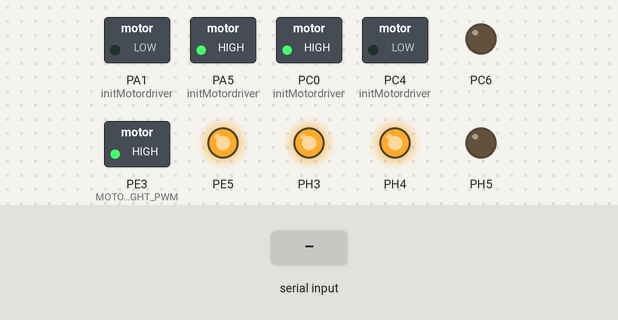
Bench run of a program on a simulated ATmega2560, built with avr-gcc and emulated at 16 MHz. On the bench: switched loads named in the program (green lamp = pin HIGH), output pins drawn as LEDs (lit = HIGH). The inputs (shaded band) are chosen by the test bench.

Above: at 1.2 s.
1.3 s: "90,45\n" received over Serial
At 1.43 s:
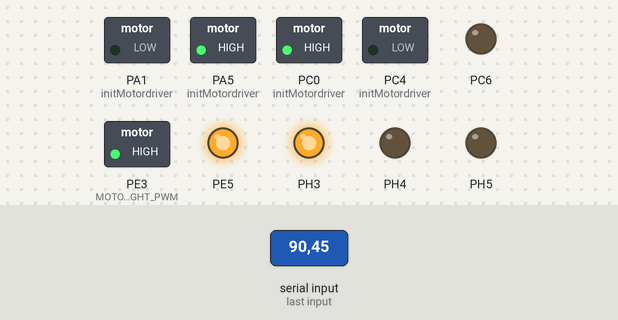
3.0 s: "30,150\n" received over Serial
At 3.9 s:
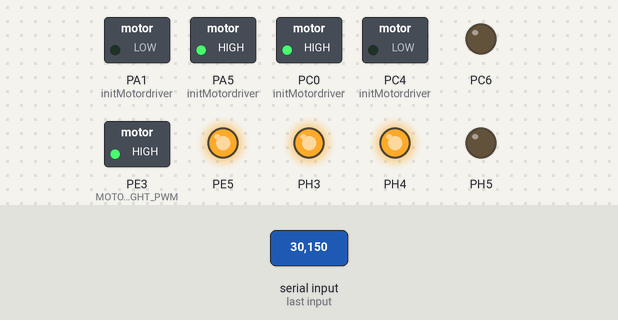
Timing chart, 0 to 6.0 s (numbered marks = the images above; inputs shaded):
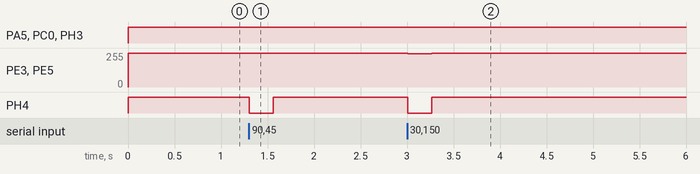

The program:

main.c
```c
/*
 * Bollerwagen.c
 *
 * Created: 29.03.2018 23:38:35
 * Author : Kenan
 */
#include "bollerwagen.h"
#include "emergencyStop.h"
#include "MotorPwm.h"
#include "lenkung.h"
#include <avr/io.h>
#include "uart.h"
#include <avr/interrupt.h>
#include "UartMessage.h"
#include "messageReader.h"
#include "timer.h"

#define BAUTRATE 9600
#include "Watchdog.h"
char message[20];

void setup(){
	startEmergencyStop();
	startTimer();
	uart_init(UART_BAUD_SELECT(BAUTRATE,F_CPU));
	initMotordriver(uartMessage);
	initPwmMotor();
	initLenkungPwm(uartMessage);
	watchdog_init();
}

int main(void)
{
	setup();
	//set interrupts
	sei();
	while (1)
	{
		watchdog_reset();
		uart_gets(message,20);
		parseMessage(message,0);
		changeSpeed();
		changeLenkung();
    }
}
```

MotorPwm.c
```c
/*
 * MotorPwm.c
 *
 * Created: 23.04.2018 08:09:42
 *  Author: Kenan Kajkus
 */
#include "MotorPwm.h"
#include "timer.h"

UartMessage * message;
//2000 represents 0% motorpower
uint16_t PWM_width_motor = 2000;
int motor_speed = 0;

void initMotordriver(UartMessage * uartMessage){
	message = uartMessage;
	DDRA |=  (1<<PINA5)|(1<<PINA1);// direction pins l/r set to output
	DDRC |= (1<<PINC0)|(1<<PINC4);// direction pins L/R set to output
	PORTA |= (1<<PINA5)|(1<<PINA1);
	PORTC |= (1<<PINC0)|(1<<PINC4);
	//_delay_ms(5000);
	PORTA &= ~(1<<PINA1);
	PORTC &= ~(1<<PINC4);
}

void initPwmMotor(){
	ICR3 = PWM_width_motor;
	OCR3A = PWM_width_motor;
	OCR3C = PWM_width_motor;
	TCCR3A|= (1<<COM3A1)|(1<<COM3C1)|(1<<WGM31);
	TCCR3B|= (1<<WGM33)|(1<<CS31)|(1<<WGM33);
	DDRE |= MOTOR_LEFT_PWM|MOTOR_RIGHT_PWM;
}

void changeSpeed(){
	static unsigned long lasttime = 0;
	static int lastSpeed = 0;
	if(lasttime + 50 > millis()){
		return ;
	}
	uint8_t brakeVal = getMagSensor(message);
	uint8_t stickVal = getJoystickY(message);
	int tempSpeed;

	if(stickVal > 128+10 && motor_speed < 255)
	{
		motor_speed = motor_speed + 5;
	}
	if (stickVal<=127-10 && motor_speed >= -255)
	{
		motor_speed = motor_speed - 5;
	}

	if(motor_speed < 0)
	{
		tempSpeed = -motor_speed;
		if (lastSpeed > 0)
		{
			setBackward();
		}
	}
	else
	{
		tempSpeed = motor_speed;
		if (lastSpeed <= 0)
		{
			setForward();
		}
	}

	uint8_t target_speed;
	if (brakeVal>=tempSpeed)
	{
		target_speed = 0;
	}
	else
	{
		target_speed = map(tempSpeed-brakeVal);
	}

	changeSpeedLeft(PWM_width_motor-target_speed);
	changeSpeedRight(PWM_width_motor-target_speed);

	lastSpeed = motor_speed;
	lasttime = millis();
}

void changeSpeedLeft(long percentLeft){
	OCR3A = percentLeft;
}

void changeSpeedRight(long percentRight){
	OCR3C = percentRight;
}

void setForward()
{
	PORTA |= (1<<PINA5)|(1<<PINA1);
	PORTC |= (1<<PINC0)|(1<<PINC4);
	_delay_ms(10);
	PORTA &= ~(1<<PINA1);
	PORTC &= ~(1<<PINC4);
}

void setBackward()
{
	PORTA |= (1<<PINA5)|(1<<PINA1);
	PORTC |= (1<<PINC0)|(1<<PINC4);
	_delay_ms(10);
	PORTA &= ~(1<<PINA5);
	PORTC &= ~(1<<PINC0);
}

long map(uint8_t x)
{
	long in_min = 0;
	long in_max = 255;
	long out_min = 0;
	long out_max = 2000;
	return (x - in_min) * (out_max - out_min) / (in_max - in_min) + out_min;
}
```

MotorPwm.h
```c
/*
 * MotorPwm.h
 *
 * Created: 23.04.2018 08:04:57
 *  Author: Kenan Kajkus
 */


#ifndef MotorPwm
#define MotorPwm

#include <avr/io.h>
#include <stdint.h>
#include <util/delay.h>
#include "pins.h"
#include "UartMessage.h"

void initMotordriver(UartMessage * uartMessage);
void initPwmMotor();
void changeSpeed();
void changeSpeedLeft(long a);
void changeSpeedRight(long b);
void setForward();
void setBackward();
long map(uint8_t x);

#endif /* MotorPWM_H */
```

UartMessage.c
```c
/*
 * UartMessage.c
 *
 * Created: 09.07.2020 15:44:26
 *  Author: Kenan Kajkus
 */

 #include "UartMessage.h"

 struct UartMessage
 {
	 uint8_t magnet;
	 uint8_t joystick_X;
	 uint8_t joystick_Y;
	 uint8_t buttons;
	 uint8_t newValue;
 };

 void setUartMessage(UartMessage * uartMessage, uint8_t magVal, uint8_t stickXVal, uint8_t stickYVal)
 {
	uartMessage->newValue = 1;
	uartMessage->magnet = magVal;
	uartMessage->joystick_X = stickXVal;
	uartMessage->joystick_Y = stickYVal;
 }

 uint8_t getJoystickX(UartMessage * uartMessage)
 {
	return uartMessage->joystick_X;
 }

 uint8_t getJoystickY(UartMessage * uartMessage)
 {
	 return uartMessage->joystick_Y;
 }


 uint8_t getMagSensor(UartMessage * uartMessage)
 {
	return uartMessage->magnet;
 }

 uint8_t buttonState(UartMessage * uartMessage, uint8_t button)
 {
	 return uartMessage->buttons & button;
 }

 void setButtonState(UartMessage * uartMessage, uint8_t button)
 {
	uartMessage->buttons |= button;
 }

 void clearButtonState(UartMessage * uartMessage, uint8_t button)
 {
	uartMessage->buttons &= ~button;
 }
```

UartMessage.h
```c
/*
 * UartMessage.h
 *
 * Created: 09.07.2020 15:07:14
 *  Author: Kenan Kajkus
 */


#ifndef UARTMESSAGE_H_
#define UARTMESSAGE_H_

#include <stdint-gcc.h>

#define TRIGGER_BUTTON 0x01
#define JOYSTICK_BUTTON 0x02
#define A_BUTTON 0x04
#define B_BUTTON 0x08
#define BOOL5 0x10
#define BOOL6 0x20
#define BOOL7 0x40
#define BOOL8 0x80

struct UartMessage;

typedef struct UartMessage UartMessage;

UartMessage InitMessage();

uint8_t buttonState(UartMessage * uartMessage, uint8_t button);

void setUartMessage(UartMessage * uartMessage, uint8_t magVal, uint8_t stickXVal, uint8_t stickYVal);

uint8_t getJoystickX(UartMessage * uartMessage);

uint8_t getJoystickY(UartMessage * uartMessage);

uint8_t getMagSensor(UartMessage * UartMessage);

void setButtonState(UartMessage * uartMessage, uint8_t button);

void clearButtonState(UartMessage * uartMessage, uint8_t button);
#endif /* UARTMESSAGE_H_ */
```

Watchdog.c
```c
/*
 * Watchdog.c
 *
 * Created: 30.04.2018 19:46:30
 *  Author: Kenan
 */


#include "Watchdog.h"
//Time to watch

#define WDTO_NS WDTO_250MS


void watchdog_init(){
	watchdog_reset();
	//disables global interrupts
	cli();
	_WD_CONTROL_REG = (1 << _WD_CHANGE_BIT) | (1 << WDE);
	_WD_CONTROL_REG = (1<<WDIE) | (WDTO_NS & 0x07) | ((WDTO_NS & 0x08) << 2);
	//enables global interrupts again
	sei();
	//reseting watchdog timer for the first time after initializing
	watchdog_reset();
}
```

Watchdog.h
```c
/*
 * Watchdog.h
 *
 * Created: 30.04.2018 19:46:51
 *  Author: Kenan
 */


#ifndef WATCHDOG_H_
#define WATCHDOG_H_
#include "bollerwagen.h"
#include <avr/wdt.h>

// Initialize watchdog with a x second interrupt time
void watchdog_init();

// Reset watchdog. at least every x seconds after the
// first watchdog_init or AVR will go into emergency procedures.
inline void watchdog_reset() { wdt_reset(); }


#endif /* WATCHDOG_H_ */
```

bollerwagen.h
```c
#ifndef BOLLERWAGEN
#define BOLLERWAGEN

#include <avr/io.h>
#include <avr/interrupt.h>

#include <util/delay.h>
#include "pins.h"
#endif
```

emergencyStop.c
```c
/*
 * emergencyStop.c
 *
 * Created: 16.07.2020 12:07:08
 *  Author: Kenan Kajkus
 */

#include <avr/interrupt.h>
#include "emergencyStop.h"

void startEmergencyStop()
{
	// TIMER 1 for interrupt frequency 2 Hz:
	cli(); // stop interrupts
	TCCR1A = 0; // set entire TCCR1A register to 0
	TCCR1B = 0; // same for TCCR1B
	TCNT1  = 0; // initialize counter value to 0
	// set compare match register for 2 Hz increments
	OCR1A = 31249; // = 16000000 / (256 * 2) - 1 (must be <65536)
	// turn on CTC mode
	TCCR1B |= (1 << WGM12);
	// Set CS12, CS11 and CS10 bits for 256 prescaler
	TCCR1B |= (1 << CS12) | (0 << CS11) | (0 << CS10);
	// enable timer compare interrupt
	TIMSK1 |= (1 << OCIE1A);
	sei(); // allow interrupts

	//Testpin
	DDRC |= (1<<PINC6);
}

ISR(TIMER1_COMPA_vect)
{
	/* Interrupt action every 2Hz*/
	/*Toggles pin for testing*/
	PORTC ^= (1<<PINC6);

	/* for later use
	if(!(PINL & (1<<PL0))&&((PINL & (1<<PL2)))){
		return;
		}else{
		cli();
		wdt_enable (WDTO_15MS);
		while (1);
	}*/
}
```

emergencyStop.h
```c
/*
 * emergencyStop.h
 *
 * Created: 16.07.2020 12:07:31
 *  Author: kajku001
 */


#ifndef EMERGENCYSTOP_H_
#define EMERGENCYSTOP_H_

void startEmergencyStop();


#endif /* EMERGENCYSTOP_H_ */
```

lenkung.c
```c
/*
 * lenkung.c
 *
 * Created: 10.05.2018 19:09:40
 *  Author: Kenan Kajkus
 */
#include "lenkung.h"
#include "UartMessage.h"
uint16_t PWM_width_lenkung = 2000;

UartMessage * m_message;

void initLenkungPwm(UartMessage * message)
{
	m_message = message;
	ICR4 = PWM_width_lenkung;
	OCR4A = 2000;
	OCR4B = 2000;
	TCCR4A = (1<<COM4A1)|(1<<COM4B1)|(1<<WGM41);
	TCCR4B = (1<<WGM43)|(1<<CS41)|(1<<WGM43);
	DDRH = (1<<PH3)|(1<<PH4)|(1<<PH5);
}
 int speedo = 1500;
 int speedofast = 2000;
 int idleOffset = 10;
 int wohin = 1;

//0..63 left fast
//64..127 left
//128..191 right
//192..255 right fast
void changeLenkung(){
	uint8_t stickPosition = getJoystickX(m_message);

	if( stickPosition <= 127 - idleOffset){
		if (stickPosition <= 63 - idleOffset/2)
		{
			OCR4A = speedofast;
			OCR4B = 0;
		}else
		{
			OCR4A = speedo;
			OCR4B = 0;
		}
		return;
	}

	if ( stickPosition > 127 + idleOffset)
	{
		if (stickPosition > 191 + idleOffset/2)
		{
			OCR4A = 0;
			OCR4B = speedofast;
		}else
		{
			OCR4A = 0;
			OCR4B = speedo;
		}
		return;
	}

	//default should be no steering
	OCR4A = 0;
	OCR4B = 0;
}
```

lenkung.h
```c
/*
 * lenkung.h
 *
 * Created: 10.05.2018 19:09:53
 *  Author: Kenan
 */


#ifndef LENKUNG_H_
#define LENKUNG_H_

#include <avr/io.h>
#include <stdint.h>
#include <util/delay.h>
#include "pins.h"
#include "UartMessage.h"

void initLenkungPwm(UartMessage * message);
void changeLenkung();

extern int wohin;


#endif /* LENKUNG_H_ */
```

messageReader.c
```c
/*
 * messageParser.c
 *
 * Created: 10.07.2020 09:07:33
 *  Author: Kenan Kajkus
 */
 #include <stdio.h>
 #include "messageReader.h"

 int newMessage;

 void parseMessage(char * rawData, int rawDataLength)
 {
	uint8_t magVal, stickXVal, stickYVal;
	if (sscanf(rawData,"M%hhu\tX%hhu\tY%hhu", &magVal, &stickXVal, &stickYVal) == 3)
	{
		setUartMessage(uartMessage, magVal, stickXVal, stickYVal);
		newMessage = 1;
	}
 }

 void setMessageValues(UartMessage * message)
 {

 }

 int unreadUartMessage()
 {
	return newMessage;
 }
```

messageReader.h
```c
/*
 * messageParser.h
 *
 * Created: 10.07.2020 09:08:04
 *  Author: Kenan Kajkus
 */


#ifndef MESSAGEPARSER_H_
#define MESSAGEPARSER_H_

#include "UartMessage.h"

UartMessage * uartMessage;

void parseMessage(char * rawData, int rawDataLength);
void setMessageValues(UartMessage * message);
int unreadUartMessage();
UartMessage * getUartMessage();
#endif /* MESSAGEPARSER_H_ */
```

timer.c
```c
/*
 * timer.c
 *
 * Created: 16.07.2020 11:54:14
 *  Author: Kenan Kajkus
 */
 #include <avr/interrupt.h>
 #include <util/atomic.h>

 volatile unsigned long timer1_millis;

 void startTimer()
 {
	cli(); // stop interrupts
	TCCR0A = 0; // set entire TCCR0A register to 0
	TCCR0B = 0; // same for TCCR0B
	TCNT0  = 0; // initialize counter value to 0
	// set compare match register for 1000 Hz increments
	OCR0A = 249; // = 16000000 / (64 * 1000) - 1 (must be <256)
	// turn on CTC mode
	TCCR0B |= (1 << WGM01);
	// Set CS02, CS01 and CS00 bits for 64 prescaler
	TCCR0B |= (0 << CS02) | (1 << CS01) | (1 << CS00);
	// enable timer compare interrupt
	TIMSK0 |= (1 << OCIE0A);
	sei(); // allow interrupts
 }

  unsigned long millis ()
  {
	  unsigned long millis_return;

	  // Ensure this cannot be disrupted
	  ATOMIC_BLOCK(ATOMIC_FORCEON) {
		  millis_return = timer1_millis;
	  }

	  return millis_return;
  }

  void wait(unsigned long waitMills)
  {
	  unsigned long start = millis();
	  while ( start+waitMills > millis())
	  {
	  }
  }

  ISR (TIMER0_COMPA_vect)
  {
	  timer1_millis++;
  }
```

timer.h
```c
/*
 * timer.h
 *
 * Created: 16.07.2020 11:56:31
 *  Author: Kenan Kajkus
 */


#ifndef TIMER_H_
#define TIMER_H_

void startTimer();
unsigned long millis();
void wait(unsigned long millis);

#endif /* TIMER_H_ */
```

pins.c
```c
/*
 * pins.c
 *
 * Created: 24.04.2018 18:42:00
 *  Author: Kenan
 */
 #include "pins.h"
 uint8_t MOTOR_LEFT_PWM =  (1<<PE5);
```

pins.h
```c
/*
 * pins.h
 *
 * Created: 12.04.2018 13:57:51
 *  Author: Kenan
 */


#ifndef PINS_H_
#define PINS_H_
#include <avr/io.h>
#include <stdint.h>
extern uint8_t MOTOR_LEFT_PWM;
#define MOTOR_LEFT_HIB
#define MOTOR_LEFT_FOR
#define MOTOR_LEFT_BACK

#define MOTOR_RIGHT_PWM (1<<PE3)
#define MOTOR_RIGHT_FOR
#define MOTOR_RIGHT_BACK


#endif /* PINS_H_ */
```

Source omitted: uart.c (27718 bytes), uart.h (7824 bytes)

Measured:
- after the input at 1.3 s, PA1 (initMotordriver): stays LOW (without the input it goes to HIGH after 0.49 s); PC4 (initMotordriver): stops changing and stays LOW; PH4: HIGH → LOW at once, → HIGH 0.26 s later
- after the input at 3.0 s, PA1 (initMotordriver), PC4 (initMotordriver): stops changing and stays LOW; PE3 (MOTOR_RIGHT_PWM), PE5: 255/255 → 250/255 at once, → 255/255 0.26 s later; PH4: HIGH → LOW at once, → HIGH 0.26 s later
